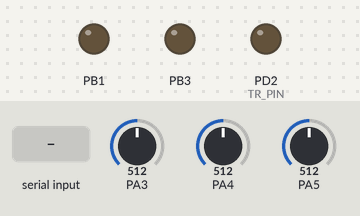
A program run on a simulated ATmega32, built with avr-gcc and emulated at 8 MHz (the files do not name the chip). Parts: output pins drawn as LEDs (lit = HIGH). The inputs (shaded band) are chosen by the test bench; at power-on: PA3 = 512, PA4 = 512, PA5 = 512. Pins used as bus, display or sensor lines are not drawn.

Above: at 1.2 s.
1.3 s: "B" received over Serial
At 2.2 s:
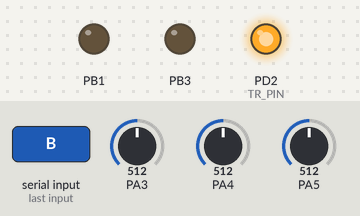
Timing chart, 0 to 4.3 s (numbered marks = the images above; inputs shaded):
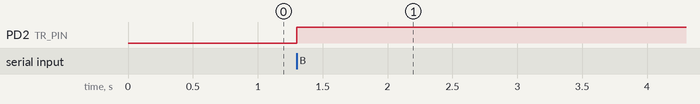

Measured:
- after the input at 1.3 s, PD2 (TR_PIN): LOW → HIGH at once

The program:

main.c
```c
#define F_CPU 8000000UL
#define BAUD 9600

#include <avr/io.h>
#include <avr/interrupt.h>
#include <util/setbaud.h>

#include "robot.h"

//INTERRUPTS

ISR(USART_RXC_vect)
{
	bluetooth_data=UDR;  //receive data from hc-06
	bluetooth_flag=1;
}

void uc_init(void);
void pwm_init(void);
void usart_init(void);
void adc_init(void);

extern volatile uint8_t bluetooth_flag, bluetooth_data;

int main(void)
{
	uc_init();

	sei();

	while(1)
	{
		if(bluetooth_flag==1)
		{
			bluetooth_flag=0;

			if(bluetooth_data==65)
			{
				while(1)
				{
					if(bluetooth_flag==1)
					{
						bluetooth_flag=0;
						if(bluetooth_data==72) break;
						robot_control(bluetooth_data);
					}
				}
			}

			else if(bluetooth_data==66)
			{
				TR_PORT|=(1<<TR_PIN);
				adc_init();
				line_follower();
			}
		}
	}

	return 0;
}

//MAIN FUNCTIONS

void uc_init(void)
{
	DC_DDR|=(1<<DC_1_A)|(1<<DC_1_B)|(1<<DC_2_A)|(1<<DC_2_B);	//engine outputs
	DC_PORT=0;
	TR_DDR|=(1<<TR_PIN); //transistor output

	pwm_init();

	usart_init();
}

void pwm_init(void)
{
	DDRB|=(1<<PB1)|(1<<PB3); //PWM pins
	TCCR2|=(1<<WGM20)|(1<<WGM21)|(1<<CS21)|(1<<COM21); //timer 2 PWM fcpu/8 prescaler, clear at top, set at bottom
	OCR2=255; //DC 1
	TCCR1A|=(1<<COM1A1)|(1<<WGM10); //timer 1 PWM
	TCCR1B|=(1<<WGM12)|(1<<CS11);
	OCR1A=255; //DC 2
}

void usart_init(void)
{
	UBRRH=UBRRH_VALUE;    //usart speed configuration
	UBRRL=UBRRL_VALUE;

	UCSRC|=(1<<URSEL)|(1<<UCSZ1)|(1<<UCSZ0); //8bit 1stop no parity
	UCSRB|=(1<<TXEN)|(1<<RXEN)|(1<<RXCIE); //enable receiver and transmitter, receive interrupt enabled
}

void adc_init(void)
{
	ADCSRA|=(1<<ADEN)|(1<<ADPS2)|(1<<ADPS1);
}
```

robot.c
```c
#include "robot.h"

void robot_control(uint8_t data)
{
	OCR2=255;
	OCR1A=219;

	switch (data)
	{
		case 65:      //letter 'A' sent via bluetooth etc.
		ROBOT_FORWARD
		break;

		case 66:
		ROBOT_TURN_LEFT
		break;

		case 67:
		ROBOT_TURN_RIGHT
		break;

		case 68:
		ROBOT_BACKWARD
		break;

		case 70:
		ROBOT_STOP
		break;

		case 69:
		DC_2_BACKWARD
		break;

		case 71:
		DC_1_BACKWARD
		break;

		case 73:
		ROBOT_ROTATE_COUNTERCLOCKWISE
		break;

		case 74:
		ROBOT_ROTATE_CLOCKWISE
		break;

		case 75:
		OCR2=130;
		ROBOT_FORWARD
		break;

		case 76:
		OCR1A=130;
		ROBOT_FORWARD
		break;
	}
}

void line_follower(void)
{
	enum STATE {NONE, LEFT, MIDDLE, RIGHT};
	enum STATE state;
	state=NONE;

	uint8_t input;
	uint16_t data[3];

	while(1)
	{
		if(bluetooth_flag==1)
		{
			bluetooth_flag=0;
			if(bluetooth_data==72)
			{
				ROBOT_STOP
				break;
			}
		}

		for(input=3;input<6;++input)
		{
			ADMUX=0;
			ADMUX|=(1<<REFS0)|input;  //changing measurement channel (from ADC3 to ADC5)
			ADCSRA|=(1<<ADSC);
			while(ADCSRA&(1<<ADSC));
			data[input-3]=ADC;
		}

		OCR2=255;
		OCR1A=219;

		if( (data[L_M]>VALUE && data[M_M]>VALUE && data[R_M]>VALUE && state!=LEFT && state!=RIGHT)||
		    (data[L_M]>VALUE && data[M_M]<VALUE && data[R_M]>VALUE)||
			(data[L_M]<VALUE && data[M_M]<VALUE && data[R_M]>VALUE && state==LEFT)||
			(data[L_M]>VALUE && data[M_M]<VALUE && data[R_M]<VALUE && state==RIGHT)||
		    (data[L_M]<VALUE && data[M_M]<VALUE && data[R_M]<VALUE) )
		{
			if(state!=MIDDLE)
			{
				state=MIDDLE;
				ROBOT_STOP
				ROBOT_FORWARD
			}
		}

		else if((data[L_M]<VALUE && data[M_M]>VALUE) || (data[L_M]<VALUE && data[M_M]<VALUE && state==MIDDLE))
		{
			if(state!=LEFT)
			{
				state=LEFT;
				ROBOT_STOP
				ROBOT_TURN_LEFT
			}
		}

		else if((data[R_M]<VALUE && data[M_M]>VALUE) || (data[R_M]<VALUE && data[M_M]<VALUE && state==MIDDLE))
		{
			if(state!=RIGHT)
			{
				state=RIGHT;
				ROBOT_STOP
				ROBOT_TURN_RIGHT
			}
		}

	}
}
```

robot.h
```c
#ifndef ROBOT_H
#define ROBOT_H

#include <avr/io.h>
#include <stdio.h>

#define VALUE 250

#define DC_DDR DDRB
#define DC_PORT PORTB
#define DC_1_A PB0
#define DC_1_B PB2
#define DC_2_A PB4
#define DC_2_B PB5
#define DC_1_FORWARD  {DC_PORT|=(1<<DC_1_A); DC_PORT&=~(1<<DC_1_B);}
#define DC_1_BACKWARD {DC_PORT|=(1<<DC_1_B); DC_PORT&=~(1<<DC_1_A);}
#define DC_2_FORWARD  {DC_PORT|=(1<<DC_2_A); DC_PORT&=~(1<<DC_2_B);}
#define DC_2_BACKWARD {DC_PORT|=(1<<DC_2_B); DC_PORT&=~(1<<DC_2_A);}
#define DC_1_STOP {DC_PORT&=~((1<<DC_1_A)|(1<<DC_1_B));}
#define DC_2_STOP {DC_PORT&=~((1<<DC_2_A)|(1<<DC_2_B));}
#define ROBOT_FORWARD {DC_1_FORWARD DC_2_FORWARD}
#define ROBOT_BACKWARD {DC_1_BACKWARD DC_2_BACKWARD}
#define ROBOT_TURN_LEFT {DC_2_FORWARD}
#define ROBOT_TURN_RIGHT {DC_1_FORWARD}
#define ROBOT_ROTATE_COUNTERCLOCKWISE {DC_1_BACKWARD DC_2_FORWARD}
#define ROBOT_ROTATE_CLOCKWISE {DC_1_FORWARD DC_2_BACKWARD}
#define ROBOT_STOP {DC_1_STOP DC_2_STOP}

#define TR_DDR DDRD
#define TR_PORT PORTD
#define TR_PIN PD2

#define L_M 0 //left measurement etc
#define M_M 1
#define R_M 2

void robot_control(uint8_t); //controlling robot via bluetooth
void line_follower(void); //follows line using CNY70 proximity sensor

volatile uint8_t bluetooth_data, bluetooth_flag;

#endif
```
